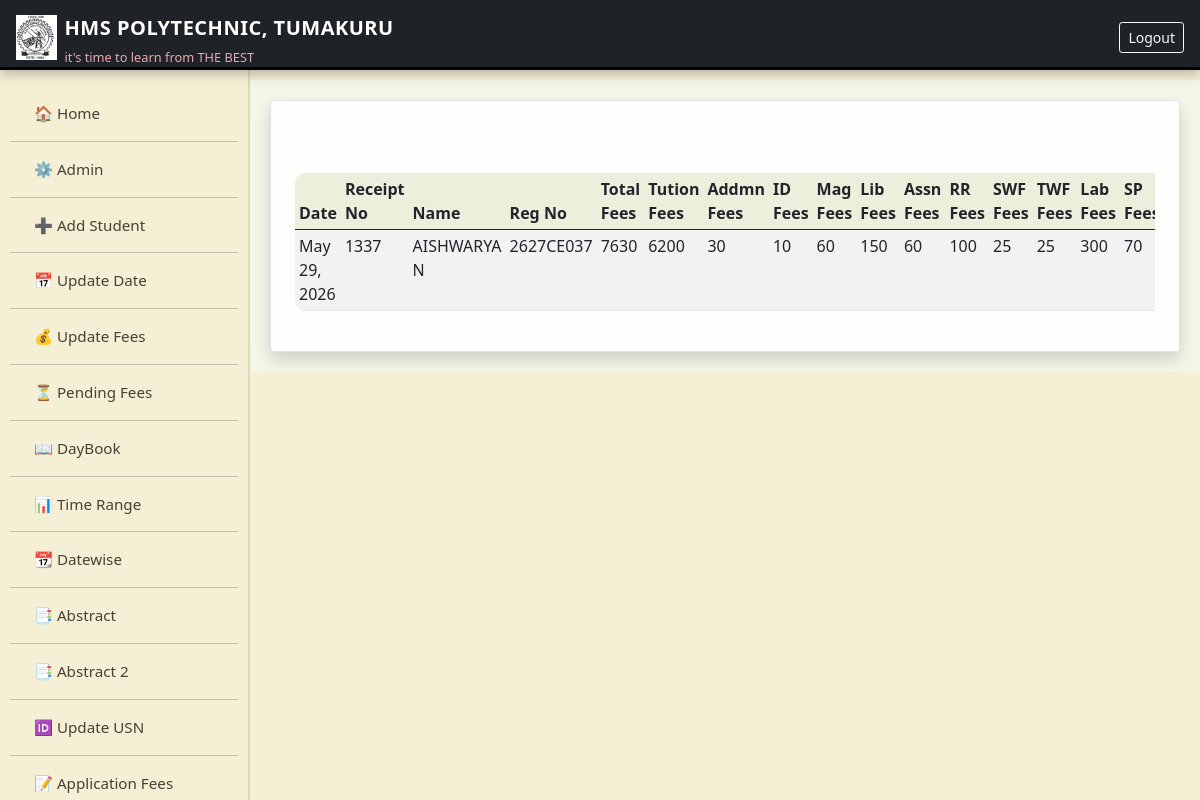
/student_history/2627CE037/1 (signed in), run on the app's committed database.
### accounts/models.py (models this page shows, shortened)
class History(models.Model):
    fees_receipt_no=models.CharField(primary_key=True,max_length=10)
    student=models.ForeignKey(Student,on_delete=models.CASCADE)
    year=models.IntegerField(default=0)
    academic_year=models.CharField(max_length=7)
    total_fees=models.IntegerField(default=0)
    tution_fees=models.IntegerField(default=0)
    admission_fees=models.IntegerField(default=0)
    id_fees=models.IntegerField(default=0)
    management_fees=models.IntegerField(default=0)
    lib_fees=models.IntegerField(default=0)
    assn_fees=models.IntegerField(default=0)
    rr_fees=models.IntegerField(default=0)
    swf_fees=models.IntegerField(default=0)
    twf_fees=models.IntegerField(default=0)
    lab_fees=models.IntegerField(default=0)
    sp_fees=models.IntegerField(default=0)
    nss_fees=models.IntegerField(default=0)
    dev_fees=models.IntegerField(default=0)
    red_cross_fees = models.IntegerField(default=0)
    date=models.DateField()

class Student(models.Model):
    roll_no=models.CharField(max_length=15,primary_key=True)
    roll_no2=models.CharField(max_length=15,unique=True,null=True)
    admission_year=models.IntegerField(default=2023)
    name=models.CharField(max_length=30)
    gender=models.CharField(max_length=2,default="M",choices=(('M','M'),('F','F')))
    dep=models.CharField(max_length=20,choices=department_choices)
    category=models.CharField(max_length=20,choices=category_choices,default="Others")
    sub_category=models.CharField(max_length=20,choices=sub_category_choices,default="--")
    student_phone_number=models.CharField(max_length=20,default="12345")
    parent_name=models.CharField(max_length=30,default="abcde")
    parent_phone_number=models.CharField(max_length=20,default="12345")
    student_image=models.FileField(default="default.jpg")
    application_number=models.CharField(max_length=20,default="000000000")
    cancel_admission=models.BooleanField(default=False)
    year_completed=models.IntegerField(default=0)
    merit_no = models.CharField(max_length=20, default="NA")
    Is_lateral = models.BooleanField(default=False)

### accounts/views.py (the view)
# urls.py: path('student_history/<str:roll_no>/<int:year>',views.student_history,name="student_history"),
@login_required
def student_history(request,roll_no,year):
    y=int(year)
    student_list=[]
    for i in History.objects.all():
        if i.student.roll_no2==roll_no and i.year==y:
            student_list.append(i)
    context={
        'student_list':student_list
    }
    return render(request,'student_history.html',context)

### templates/student_history.html (shortened to what this page needs)
{% extends "base.html" %}
{% load static %}
{% block content %}
<div class="shadow border rounded p-4 bg-light">
    {% if student_list %}
    <div class="table-responsive">
        <br><br>
        <table id="example-table" class="table table-striped table-sm">
            <thead>
                <tr>
                    <th>Date</th>
                    <th>Receipt No</th>
                    <th>Name</th>
                    <th>Reg No</th>
                    <th>Total Fees</th>
                    <th>Tution Fees</th>
                    <th>Addmn Fees</th>
                    <th>ID Fees</th>
                    <th>Mag Fees</th>
                    <th>Lib Fees</th>
                    <th>Assn Fees</th>
                    <th>RR Fees</th>
                    <th>SWF Fees</th>
                    <th>TWF Fees</th>
                    <th>Lab Fees</th>
                    <th>SP Fees</th>
                </tr>
            </thead>
            <tbody>
                {% for file in student_list %}
                <tr id="row-{{ file.fees_receipt_no }}">
                    <td>{{ file.date }}</td>
                    <td>{{ file.fees_receipt_no }}</td>
                    <td>{{ file.student.name }}</td>
                    <td>{{ file.student.roll_no2 }}</td>
                    <td>{{ file.total_fees }}</td>
                    <td>{{ file.tution_fees }}</td>
                    <td>{{ file.admission_fees }}</td>
                    <td>{{ file.id_fees }}</td>
                    <td>{{ file.management_fees }}</td>
                    <td>{{ file.lib_fees }}</td>
                    <td>{{ file.assn_fees }}</td>
                    <td>{{ file.rr_fees }}</td>
                    <td>{{ file.swf_fees }}</td>
                    <td>{{ file.twf_fees }}</td>
                    <td>{{ file.lab_fees }}</td>
                    <td>{{ file.sp_fees }}</td>
                </tr>
                {% endfor %}
            </tbody>
        </table>
    </div>
    {% else %}
        <div class="fs-5 text-muted">There are no records.</div>
    {% endif %}
</div>
{% endblock %}

### templates/base.html (style rules this page uses)
body { background-color: #f5efd6 !important; color: #3e3e3e; font-family: 'Segoe UI', Tahoma, sans-serif; }
.card, .bg-light { background: rgba(255,255,255,0.9) !important; backdrop-filter: blur(6px); border: 1px solid rgba(0,0,0,0.08); border-radius: 16px; box-shadow: 0 6px 18px rgba(0,0,0,0.08), 0 2px 4px rgba(0,0,0,0.05); }
.table { background-color: #ffffff !important; border-radius: 10px; overflow: hidden; }
.table thead { background-color: #ecefdc !important; }

### data on the page
History: date "May 29, 2026", fees_receipt_no "1337", student.name "AISHWARYA N", student.roll_no2 "2627CE037", total_fees "7630", tution_fees "6200", admission_fees "30", id_fees "10", management_fees "60", lib_fees "150", assn_fees "60", rr_fees "100", swf_fees "25", twf_fees "25", lab_fees "300", sp_fees "70"
